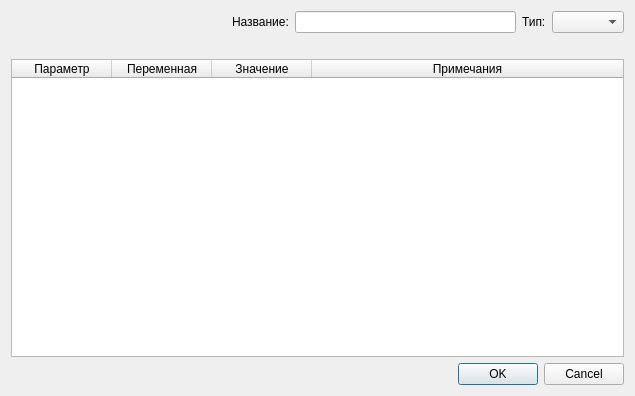
<?xml version="1.0" encoding="UTF-8"?>
<ui version="4.0">
 <class>CreateAnalyzerInstanceDialog</class>
 <widget class="QDialog" name="CreateAnalyzerInstanceDialog">
  <property name="geometry">
   <rect>
    <x>0</x>
    <y>0</y>
    <width>635</width>
    <height>396</height>
   </rect>
  </property>
  <property name="windowTitle">
   <string>Добавление анализатора</string>
  </property>
  <layout class="QVBoxLayout" name="verticalLayout">
   <item>
    <widget class="QWidget" name="nameAndTypeWidget" native="true">
     <layout class="QHBoxLayout" name="horizontalLayout">
      <property name="leftMargin">
       <number>0</number>
      </property>
      <property name="topMargin">
       <number>0</number>
      </property>
      <property name="rightMargin">
       <number>0</number>
      </property>
      <property name="bottomMargin">
       <number>0</number>
      </property>
      <item>
       <spacer name="horizontalSpacer">
        <property name="orientation">
         <enum>Qt::Horizontal</enum>
        </property>
        <property name="sizeHint" stdset="0">
         <size>
          <width>40</width>
          <height>20</height>
         </size>
        </property>
       </spacer>
      </item>
      <item>
       <widget class="QLabel" name="nameLabel">
        <property name="text">
         <string>Название:</string>
        </property>
       </widget>
      </item>
      <item>
       <widget class="QLineEdit" name="nameLineEdit"/>
      </item>
      <item>
       <widget class="QLabel" name="analyzerClassLabel">
        <property name="text">
         <string>Тип:</string>
        </property>
       </widget>
      </item>
      <item>
       <widget class="QComboBox" name="analyzerClassComboBox"/>
      </item>
     </layout>
    </widget>
   </item>
   <item>
    <widget class="QLabel" name="descriptionLabel">
     <property name="text">
      <string/>
     </property>
     <property name="alignment">
      <set>Qt::AlignJustify|Qt::AlignVCenter</set>
     </property>
     <property name="wordWrap">
      <bool>true</bool>
     </property>
    </widget>
   </item>
   <item>
    <widget class="QTableWidget" name="paramsTableWidget">
     <attribute name="horizontalHeaderStretchLastSection">
      <bool>true</bool>
     </attribute>
     <attribute name="verticalHeaderDefaultSectionSize">
      <number>100</number>
     </attribute>
     <column>
      <property name="text">
       <string>Параметр</string>
      </property>
     </column>
     <column>
      <property name="text">
       <string>Переменная</string>
      </property>
     </column>
     <column>
      <property name="text">
       <string>Значение</string>
      </property>
     </column>
     <column>
      <property name="text">
       <string>Примечания</string>
      </property>
     </column>
    </widget>
   </item>
   <item>
    <widget class="QDialogButtonBox" name="buttonBox">
     <property name="orientation">
      <enum>Qt::Horizontal</enum>
     </property>
     <property name="standardButtons">
      <set>QDialogButtonBox::Cancel|QDialogButtonBox::Ok</set>
     </property>
    </widget>
   </item>
  </layout>
 </widget>
 <resources/>
 <connections>
  <connection>
   <sender>buttonBox</sender>
   <signal>accepted()</signal>
   <receiver>CreateAnalyzerInstanceDialog</receiver>
   <slot>accept()</slot>
   <hints>
    <hint type="sourcelabel">
     <x>259</x>
     <y>360</y>
    </hint>
    <hint type="destinationlabel">
     <x>157</x>
     <y>274</y>
    </hint>
   </hints>
  </connection>
  <connection>
   <sender>buttonBox</sender>
   <signal>rejected()</signal>
   <receiver>CreateAnalyzerInstanceDialog</receiver>
   <slot>reject()</slot>
   <hints>
    <hint type="sourcelabel">
     <x>327</x>
     <y>360</y>
    </hint>
    <hint type="destinationlabel">
     <x>286</x>
     <y>274</y>
    </hint>
   </hints>
  </connection>
 </connections>
</ui>
